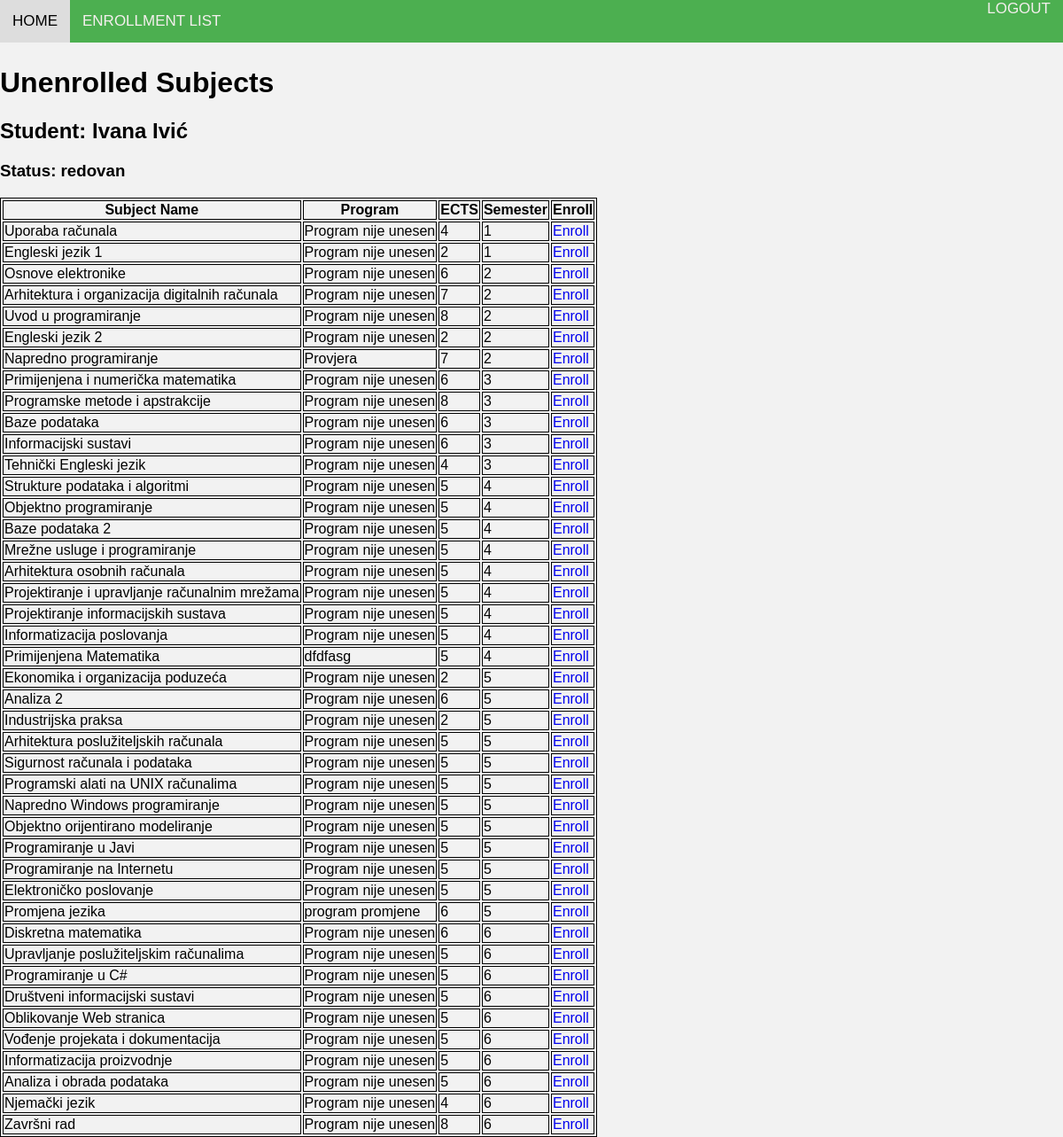
The page /unenrolled_subjects/ (signed in) on the database its author committed.
### EnrollmentApp/models.py (models this page shows, shortened)
class Korisnici(AbstractUser):
    class RoleChoices(Enum):
        ADMINISTRATOR = 'administrator'
        PROFESOR = 'profesor'
        STUDENT = 'student'
    class StatusChoices(Enum):
        NONE = 'none'
        REDOVAN = 'redovan'
        IZVANREDAN = 'izvanredan'
    role = models.CharField(max_length=20, choices=[(role.value, role.name) for role in RoleChoices])
    status = models.CharField(max_length=20, choices=[(status.value, status.name) for status in StatusChoices])
    user_permissions = models.ManyToManyField(
        Permission,
        verbose_name='user permissions',
        blank=True,
        related_name='korisnici_set'
    )
    groups = models.ManyToManyField(
        'auth.Group',
        verbose_name='groups',
        blank=True,
        related_name='korisnici_set'
    )

class Predmeti(models.Model):
    IZBORNI = (('da', 'da'), ('ne', 'ne'))
    name = models.CharField(max_length=50)
    kod = models.CharField(max_length=10)
    program = models.TextField(max_length=50,null=False)
    ects = models.IntegerField(null=False)
    sem_red = models.IntegerField(null=False)
    sem_izv = models.IntegerField(null=False)
    izborni = models.CharField(max_length=10, choices=IZBORNI)
    nositelj = models.ForeignKey(Korisnici, on_delete=models.SET_NULL, null=True, default=None)

### EnrollmentApp/views.py (the view)
# urls.py: path('unenrolled_subjects/', unenrolled_subjects, name='unenrolled_subjects'),
@login_required
@user_passes_test(check_student)
def unenrolled_subjects(request):
    student = request.user
    student_status = student.status
    if student_status == 'redovan':
        context = {
            'student': student,
            'student_status': student_status,
            'all_subjects': Predmeti.objects.exclude(studentenrollment__student=student).order_by('sem_red')
        }
    else:
        context = {
            'student': student,
            'student_status': student_status,
            'all_subjects': Predmeti.objects.exclude(studentenrollment__student=student).order_by('sem_izv')
        }
    return render(request, 'unenrolled_subjects.html', context)

### EnrollmentApp/views.py (called while the page is built)
def check_student(user):
     return user.role == 'student'

### EnrollmentApp/templates/unenrolled_subjects.html (shortened to what this page needs)
{% load static %}
<!DOCTYPE html>
<html>
<head>
    <link rel="stylesheet" type="text/css" href="{% static 'css/style.css' %}">
</head>
<body>
    <nav>
        <div class="nav-left">
          <a href="{% url 'success' %}" class="current" >HOME</a>
          <a href="{% url 'upisni_list' %}"  >ENROLLMENT LIST</a>
        </div>
        <div class="nav-right">
          <a href="{% url 'logout' %}" class="logout">LOGOUT</a>
        </div>
    </nav>
    <br>
    <br>
    <br>
    <h1>Unenrolled Subjects</h1>
    <h2>Student: {{ student.first_name }} {{ student.last_name }}</h2>
    <h3>Status: {{ student_status }}</h3>
    <table>
        <tr>
            <th>Subject Name</th>
            <th>Program</th>
            <th>ECTS</th>
            <th>Semester</th>
            <th>Enroll</th>
        </tr>
        {% for subject in all_subjects %}
            <tr>
                <td>{{ subject.name }}</td>
                <td>{{ subject.program }}</td>
                <td>{{ subject.ects }}</td>
                {% if student_status == 'redovan' %}
                    <td>{{ subject.sem_red }}</td>
                {% else %}
                    <td>{{ subject.sem_izv }}</td>
                {% endif %}
                <td><a href="{% url 'enroll_subject' subject.id %}" class="list">Enroll</a></td>
            </tr>
        {% empty %}
            <tr>
                <td colspan="5">No unenrolled subjects available.</td>
            </tr>
        {% endfor %}
    </table>
</body>
</html>

### static/css/style.css (style rules this page uses)
body { font-family: Arial, sans-serif; background-color: #f2f2f2; margin: 0px; padding: 0px; }
nav { position: fixed; overflow: hidden; top: 0; width: 100%; display: flex; flex-wrap: wrap; background-color: #4caf50; color: rgb(245, 239, 238); z-index: 100; }
.nav-left { display: flex; }
.nav-right { margin-left: auto; }
nav a { text-align: center; padding: 14px; text-decoration: none; font-size: 17px; overflow: hidden; color: rgb(245, 239, 238); }
.current { background-color: #ddd; color: black; }
.list { text-decoration: none; }

### EnrollmentApp/templates/unenrolled_subjects.html (style rules this page uses)
table, th, tr, td { border: 1px solid }

### rows shown on the page
Korisnici: first_name "Ivana", last_name "Ivić", status "redovan"
Predmeti: name "Uporaba računala", program "Program nije unesen", ects "4", sem_red "1"
Predmeti: name "Engleski jezik 1", program "Program nije unesen", ects "2", sem_red "1"
Predmeti: name "Osnove elektronike", program "Program nije unesen", ects "6", sem_red "2"
Predmeti: name "Arhitektura i organizacija digitalnih računala", program "Program nije unesen", ects "7", sem_red "2"
Predmeti: name "Uvod u programiranje", program "Program nije unesen", ects "8", sem_red "2"
Predmeti: name "Engleski jezik 2", program "Program nije unesen", ects "2", sem_red "2"
Predmeti: name "Napredno programiranje", program "Provjera", ects "7", sem_red "2"
Predmeti: name "Primijenjena i numerička matematika", program "Program nije unesen", ects "6", sem_red "3"
Predmeti: name "Programske metode i apstrakcije", program "Program nije unesen", ects "8", sem_red "3"
Predmeti: name "Baze podataka", program "Program nije unesen", ects "6", sem_red "3"
Predmeti: name "Informacijski sustavi", program "Program nije unesen", ects "6", sem_red "3"
Predmeti: name "Tehnički Engleski jezik", program "Program nije unesen", ects "4", sem_red "3"
Predmeti: name "Strukture podataka i algoritmi", program "Program nije unesen", ects "5", sem_red "4"
Predmeti: name "Objektno programiranje", program "Program nije unesen", ects "5", sem_red "4"
Predmeti: name "Baze podataka 2", program "Program nije unesen", ects "5", sem_red "4"
Predmeti: name "Mrežne usluge i programiranje", program "Program nije unesen", ects "5", sem_red "4"
Predmeti: name "Arhitektura osobnih računala", program "Program nije unesen", ects "5", sem_red "4"
Predmeti: name "Projektiranje i upravljanje računalnim mrežama", program "Program nije unesen", ects "5", sem_red "4"
Predmeti: name "Projektiranje informacijskih sustava", program "Program nije unesen", ects "5", sem_red "4"
Predmeti: name "Informatizacija poslovanja", program "Program nije unesen", ects "5", sem_red "4"
Predmeti: name "Primijenjena Matematika", program "dfdfasg", ects "5", sem_red "4"
Predmeti: name "Ekonomika i organizacija poduzeća", program "Program nije unesen", ects "2", sem_red "5"
Predmeti: name "Analiza 2", program "Program nije unesen", ects "6", sem_red "5"
Predmeti: name "Industrijska praksa", program "Program nije unesen", ects "2", sem_red "5"
Predmeti: name "Arhitektura poslužiteljskih računala", program "Program nije unesen", ects "5", sem_red "5"
Predmeti: name "Sigurnost računala i podataka", program "Program nije unesen", ects "5", sem_red "5"
Predmeti: name "Programski alati na UNIX računalima", program "Program nije unesen", ects "5", sem_red "5"
Predmeti: name "Napredno Windows programiranje", program "Program nije unesen", ects "5", sem_red "5"
Predmeti: name "Objektno orijentirano modeliranje", program "Program nije unesen", ects "5", sem_red "5"
Predmeti: name "Programiranje u Javi", program "Program nije unesen", ects "5", sem_red "5"
Predmeti: name "Programiranje na Internetu", program "Program nije unesen", ects "5", sem_red "5"
Predmeti: name "Elektroničko poslovanje", program "Program nije unesen", ects "5", sem_red "5"
Predmeti: name "Promjena jezika", program "program promjene", ects "6", sem_red "5"
Predmeti: name "Diskretna matematika", program "Program nije unesen", ects "6", sem_red "6"
Predmeti: name "Upravljanje poslužiteljskim računalima", program "Program nije unesen", ects "5", sem_red "6"
Predmeti: name "Programiranje u C#", program "Program nije unesen", ects "5", sem_red "6"
Predmeti: name "Društveni informacijski sustavi", program "Program nije unesen", ects "5", sem_red "6"
Predmeti: name "Oblikovanje Web stranica", program "Program nije unesen", ects "5", sem_red "6"
Predmeti: name "Vođenje projekata i dokumentacija", program "Program nije unesen", ects "5", sem_red "6"
Predmeti: name "Informatizacija proizvodnje", program "Program nije unesen", ects "5", sem_red "6"
Predmeti: name "Analiza i obrada podataka", program "Program nije unesen", ects "5", sem_red "6"
Predmeti: name "Njemački jezik", program "Program nije unesen", ects "4", sem_red "6"
Predmeti: name "Završni rad", program "Program nije unesen", ects "8", sem_red "6"
